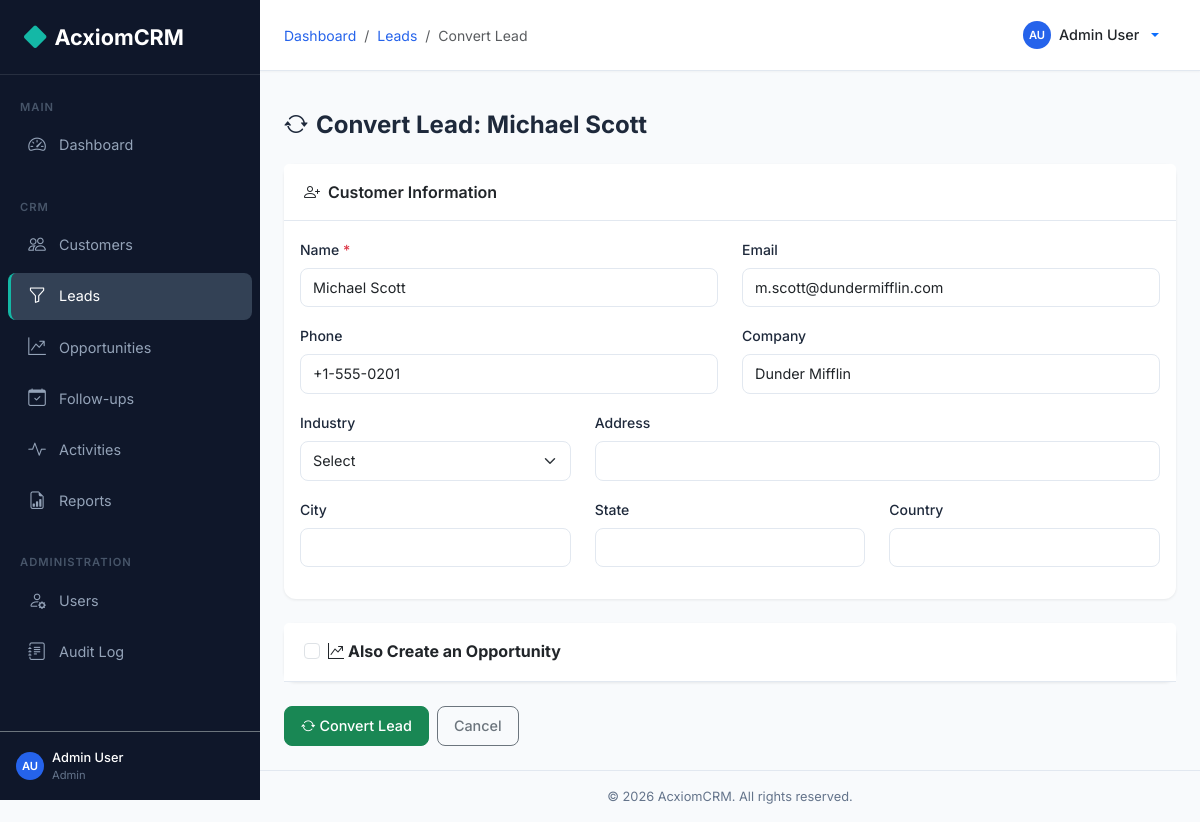
The page /leads/1/convert (signed in) on the database its author committed.
### backend/models.py (models this page shows, shortened)
class User(UserMixin, db.Model):
    __tablename__ = 'users'
    id = db.Column(db.Integer, primary_key=True)
    first_name = db.Column(db.String(50), nullable=False)
    last_name = db.Column(db.String(50), nullable=False)
    email = db.Column(db.String(120), unique=True, nullable=False, index=True)
    password_hash = db.Column(db.String(256), nullable=False)
    phone = db.Column(db.String(20))
    role_id = db.Column(db.Integer, db.ForeignKey('roles.id'), nullable=False)
    is_active = db.Column(db.Boolean, default=True)
    failed_login_count = db.Column(db.Integer, default=0)
    lockout_until = db.Column(db.DateTime, nullable=True)
    created_at = db.Column(db.DateTime, default=datetime.utcnow)
    updated_at = db.Column(db.DateTime, default=datetime.utcnow, onupdate=datetime.utcnow)
    customers = db.relationship('Customer', backref='assigned_user', lazy='dynamic', foreign_keys='Customer.assigned_to')
    leads = db.relationship('Lead', backref='assigned_user', lazy='dynamic', foreign_keys='Lead.assigned_to')
    opportunities = db.relationship('Opportunity', backref='assigned_user', lazy='dynamic', foreign_keys='Opportunity.assigned_to')
    @property
    def full_name(self):
        return f'{self.first_name} {self.last_name}'
    def is_admin(self):
        return self.role and self.role.name == 'Admin'

class Role(db.Model):
    __tablename__ = 'roles'
    id = db.Column(db.Integer, primary_key=True)
    name = db.Column(db.String(50), unique=True, nullable=False)
    description = db.Column(db.String(200))
    permissions = db.relationship('Permission', secondary=role_permissions, backref='roles')
    users = db.relationship('User', backref='role', lazy='dynamic')

class Lead(db.Model):
    __tablename__ = 'leads'
    id = db.Column(db.Integer, primary_key=True)
    name = db.Column(db.String(100), nullable=False)
    email = db.Column(db.String(120), index=True)
    phone = db.Column(db.String(20))
    company = db.Column(db.String(100))
    source = db.Column(db.String(50))  # Web, Referral, Cold Call, etc.
    status = db.Column(db.String(20), default='New')  # New, Contacted, Qualified, Unqualified, Converted
    rating = db.Column(db.String(10))  # Hot, Warm, Cold
    description = db.Column(db.Text)
    assigned_to = db.Column(db.Integer, db.ForeignKey('users.id'))
    created_by = db.Column(db.Integer, db.ForeignKey('users.id'))
    converted = db.Column(db.Boolean, default=False)
    converted_customer_id = db.Column(db.Integer, db.ForeignKey('customers.id'))
    converted_date = db.Column(db.DateTime)
    created_at = db.Column(db.DateTime, default=datetime.utcnow)
    updated_at = db.Column(db.DateTime, default=datetime.utcnow, onupdate=datetime.utcnow)
    followups = db.relationship('FollowUp', backref='lead', lazy='dynamic')
    activities = db.relationship('Activity', backref='lead', lazy='dynamic')
    converted_customer = db.relationship('Customer', foreign_keys=[converted_customer_id])
    creator = db.relationship('User', foreign_keys=[created_by])

### backend/routes/leads.py (the view, shortened to what this page needs)
@leads_bp.route('/<int:id>/convert', methods=['GET', 'POST'])
@login_required
def convert(id):
    lead = Lead.query.get_or_404(id)
    if lead.converted:
        flash('This lead has already been converted.', 'warning')
        return redirect(url_for('leads.detail', id=lead.id))
    return render_template('leads/convert.html', lead=lead)

### backend/models.py (called while the page is built)
@login_manager.user_loader
def load_user(user_id):
    return User.query.get(int(user_id))

### frontend/templates/leads/convert.html (shortened to what this page needs)
{% extends 'base.html' %}
{% block breadcrumb %}
<li class="breadcrumb-item"><a href="{{ url_for('dashboard.index') }}">Dashboard</a></li>
<li class="breadcrumb-item"><a href="{{ url_for('leads.list_leads') }}">Leads</a></li>
<li class="breadcrumb-item active">Convert Lead</li>
{% endblock %}
{% block content %}
<div class="page-header"><h1><i class="bi bi-arrow-repeat me-2"></i>Convert Lead: {{ lead.name }}</h1></div>
<form method="POST">
    <div class="card mb-4">
        <div class="card-header"><i class="bi bi-person-plus me-2"></i>Customer Information</div>
        <div class="card-body">
            <div class="row">
                <div class="col-md-6 mb-3">
                    <label class="form-label">Name <span class="text-danger">*</span></label>
                    <input type="text" class="form-control" name="name" required value="{{ lead.name }}">
                </div>
                <div class="col-md-6 mb-3">
                    <label class="form-label">Email</label>
                    <input type="email" class="form-control" name="email" value="{{ lead.email or '' }}">
                </div>
                <div class="col-md-6 mb-3">
                    <label class="form-label">Phone</label>
                    <input type="text" class="form-control" name="phone" value="{{ lead.phone or '' }}">
                </div>
                <div class="col-md-6 mb-3">
                    <label class="form-label">Company</label>
                    <input type="text" class="form-control" name="company" value="{{ lead.company or '' }}">
                </div>
                <div class="col-md-4 mb-3">
                    <label class="form-label">Industry</label>
                    <select class="form-select" name="industry">
                        <option value="">Select</option>
                    </select>
                </div>
                <div class="col-md-8 mb-3">
                    <label class="form-label">Address</label>
                    <input type="text" class="form-control" name="address">
                </div>
                <div class="col-md-4 mb-3">
                    <label class="form-label">City</label>
                    <input type="text" class="form-control" name="city">
                </div>
                <div class="col-md-4 mb-3">
                    <label class="form-label">State</label>
                    <input type="text" class="form-control" name="state">
                </div>
                <div class="col-md-4 mb-3">
                    <label class="form-label">Country</label>
                    <input type="text" class="form-control" name="country">
                </div>
            </div>
        </div>
    </div>
    <div class="card mb-4">
        <div class="card-header">
            <div class="form-check">
                <input class="form-check-input" type="checkbox" id="create_opportunity" name="create_opportunity" value="1">
                <label class="form-check-label fw-bold" for="create_opportunity"><i class="bi bi-graph-up-arrow me-1"></i>Also Create an Opportunity</label>
            </div>
        </div>
    </div>
    <div class="d-flex gap-2">
        <button type="submit" class="btn btn-success"><i class="bi bi-arrow-repeat me-1"></i>Convert Lead</button>
        <a href="{{ url_for('leads.detail', id=lead.id) }}" class="btn btn-outline-secondary">Cancel</a>
    </div>
</form>
{% endblock %}

### frontend/templates/base.html (shortened to what this page needs)
<!DOCTYPE html>
<html lang="en">
<head>
    <link href="https://cdn.jsdelivr.net/npm/bootstrap@5.3.2/dist/css/bootstrap.min.css" rel="stylesheet">
    <link href="https://cdn.jsdelivr.net/npm/bootstrap-icons@1.11.2/font/bootstrap-icons.min.css" rel="stylesheet">
    <link href="{{ url_for('static', filename='css/style.css') }}" rel="stylesheet">
</head>
<body>
    <nav id="sidebar" class="sidebar">
        <div class="sidebar-brand">
            <i class="bi bi-diamond-fill"></i> AcxiomCRM
        </div>
        <div class="sidebar-nav">
            <div class="sidebar-section">Main</div>
            <ul class="nav flex-column">
                <li class="nav-item">
                    <a class="nav-link {% if request.endpoint == 'dashboard.index' %}active{% endif %}" href="{{ url_for('dashboard.index') }}">
                        <i class="bi bi-speedometer2"></i> Dashboard
                    </a>
                </li>
            </ul>
            <div class="sidebar-section mt-3">CRM</div>
            <ul class="nav flex-column">
                <li class="nav-item">
                    <a class="nav-link {% if 'customers' in (request.endpoint or '') %}active{% endif %}" href="{{ url_for('customers.list_customers') }}">
                        <i class="bi bi-people"></i> Customers
                    </a>
                </li>
                <li class="nav-item">
                    <a class="nav-link {% if 'leads' in (request.endpoint or '') %}active{% endif %}" href="{{ url_for('leads.list_leads') }}">
                        <i class="bi bi-funnel"></i> Leads
                    </a>
                </li>
                <li class="nav-item">
                    <a class="nav-link {% if 'opportunities' in (request.endpoint or '') %}active{% endif %}" href="{{ url_for('opportunities.list_opportunities') }}">
                        <i class="bi bi-graph-up-arrow"></i> Opportunities
                    </a>
                </li>
                <li class="nav-item">
                    <a class="nav-link {% if 'followups' in (request.endpoint or '') %}active{% endif %}" href="{{ url_for('followups.list_followups') }}">
                        <i class="bi bi-calendar-check"></i> Follow-ups
                    </a>
                </li>
                <li class="nav-item">
                    <a class="nav-link {% if 'activities' in (request.endpoint or '') %}active{% endif %}" href="{{ url_for('activities.list_activities') }}">
                        <i class="bi bi-activity"></i> Activities
                    </a>
                </li>
                <li class="nav-item">
                    <a class="nav-link {% if 'reports' in (request.endpoint or '') %}active{% endif %}" href="{{ url_for('reports.index') }}">
                        <i class="bi bi-file-earmark-bar-graph"></i> Reports
                    </a>
                </li>
            </ul>
            {% if current_user.is_admin() %}
            <div class="sidebar-section mt-3">Administration</div>
            <ul class="nav flex-column">
                <li class="nav-item">
                    <a class="nav-link {% if 'users' in (request.endpoint or '') %}active{% endif %}" href="{{ url_for('users.list_users') }}">
                        <i class="bi bi-person-gear"></i> Users
                    </a>
                </li>
                <li class="nav-item">
                    <a class="nav-link {% if 'audit' in (request.endpoint or '') %}active{% endif %}" href="{{ url_for('audit.list_logs') }}">
                        <i class="bi bi-journal-text"></i> Audit Log
                    </a>
                </li>
            </ul>
            {% endif %}
        </div>
        <div class="p-3 border-top border-secondary">
            <div class="d-flex align-items-center gap-2">
                <div class="user-avatar user-avatar-sm">{{ current_user.first_name[0] }}{{ current_user.last_name[0] }}</div>
                <div class="flex-grow-1">
                    <div style="font-size:0.8rem;color:#fff;font-weight:500;">{{ current_user.full_name }}</div>
                    <div style="font-size:0.7rem;color:#64748B;">{{ current_user.role.name }}</div>
                </div>
            </div>
        </div>
    </nav>
    <div class="main-content">
        <div class="top-navbar">
            <div class="d-flex align-items-center gap-3">
                <nav aria-label="breadcrumb">
                    <ol class="breadcrumb mb-0">
                        {% block breadcrumb %}{% endblock %}
                    </ol>
                </nav>
            </div>
            <div class="dropdown">
                <button class="btn btn-link text-decoration-none dropdown-toggle d-flex align-items-center gap-2" type="button" data-bs-toggle="dropdown">
                    <div class="user-avatar user-avatar-sm">{{ current_user.first_name[0] }}{{ current_user.last_name[0] }}</div>
                    <span class="text-dark fw-medium" style="font-size:0.9rem;">{{ current_user.full_name }}</span>
                </button>
            </div>
        </div>
        <div class="content-area pb-0 pt-3" style="padding-bottom:0!important;">
        </div>
        <div class="content-area">
            {% block content %}{% endblock %}
        </div>
        <div class="footer">
            &copy; 2026 AcxiomCRM. All rights reserved.
        </div>
    </div>
</body>
</html>

### frontend/static/css/style.css (style rules this page uses)
:root { --primary: #2563EB; --primary-dark: #1D4ED8; --sidebar-bg: #0F172A; --sidebar-hover: #1E293B; --sidebar-active: #334155; --bg: #F8FAFC; --card-bg: #FFFFFF; --accent: #14B8A6; --text-primary: #1E293B; --text-secondary: #64748B; --border: #E2E8F0; --sidebar-width: 260px; }
body { background-color: var(--bg); font-family: 'Inter', -apple-system, BlinkMacSystemFont, 'Segoe UI', sans-serif; color: var(--text-primary); }
.sidebar { position: fixed; top: 0; left: 0; width: var(--sidebar-width); height: 100vh; background: var(--sidebar-bg); z-index: 1040; transition: transform 0.3s ease; overflow-y: auto; display: flex; flex-direction: column; }
.sidebar-brand { padding: 1.25rem 1.5rem; font-size: 1.35rem; font-weight: 700; color: #fff; border-bottom: 1px solid rgba(255,255,255,0.1); display: flex; align-items: center; gap: 0.5rem; }
.sidebar-brand i { color: var(--accent); font-size: 1.4rem; }
.sidebar-nav { flex: 1; padding: 0.75rem 0; }
.sidebar-nav .nav-item { margin: 2px 8px; }
.sidebar-nav .nav-link { color: #94A3B8; padding: 0.65rem 1rem; border-radius: 8px; display: flex; align-items: center; gap: 0.75rem; font-size: 0.9rem; transition: all 0.2s; text-decoration: none; border-left: 3px solid transparent; }
.sidebar-nav .nav-link.active { color: #fff; background: var(--sidebar-active); border-left-color: var(--accent); }
.sidebar-nav .nav-link i { font-size: 1.1rem; width: 20px; text-align: center; }
.sidebar-section { padding: 0.75rem 1.25rem 0.25rem; font-size: 0.7rem; text-transform: uppercase; letter-spacing: 1px; color: #475569; font-weight: 600; }
.main-content { margin-left: var(--sidebar-width); min-height: 100vh; display: flex; flex-direction: column; }
.top-navbar { background: var(--card-bg); border-bottom: 1px solid var(--border); padding: 0.75rem 1.5rem; display: flex; align-items: center; justify-content: space-between; position: sticky; top: 0; z-index: 1030; box-shadow: 0 1px 2px rgba(0,0,0,0.04); }
.content-area { padding: 1.5rem; flex: 1; }
.card { border: none; border-radius: 12px; box-shadow: 0 1px 3px rgba(0,0,0,0.08); background: var(--card-bg); }
.card-header { background: var(--card-bg); border-bottom: 1px solid var(--border); font-weight: 600; padding: 1rem 1.25rem; }
.form-control, .form-select { border-radius: 8px; border: 1px solid var(--border); padding: 0.5rem 0.75rem; font-size: 0.9rem; transition: border-color 0.2s, box-shadow 0.2s; }
.form-label { font-weight: 500; font-size: 0.875rem; color: var(--text-primary); }
.btn { border-radius: 8px; font-size: 0.9rem; font-weight: 500; padding: 0.5rem 1rem; }
.breadcrumb { margin-bottom: 0; font-size: 0.875rem; background: transparent; }
.breadcrumb-item a { color: var(--primary); text-decoration: none; }
.page-header { display: flex; justify-content: space-between; align-items: center; margin-bottom: 1.5rem; flex-wrap: wrap; gap: 0.75rem; }
.page-header h1 { font-size: 1.5rem; font-weight: 700; margin: 0; }
.user-avatar { width: 36px; height: 36px; border-radius: 50%; background: var(--primary); color: #fff; display: flex; align-items: center; justify-content: center; font-weight: 600; font-size: 0.85rem; }
.user-avatar-sm { width: 28px; height: 28px; font-size: 0.7rem; }
.footer { padding: 1rem 1.5rem; text-align: center; color: var(--text-secondary); font-size: 0.8rem; border-top: 1px solid var(--border); }

### rows shown on the page
User: first_name "A", last_name "U", full_name "Admin User"
Role: role.name "Admin"
Lead: name "Michael Scott", email "m.scott@dundermifflin.com", phone "+1-555-0201", company "Dunder Mifflin"
